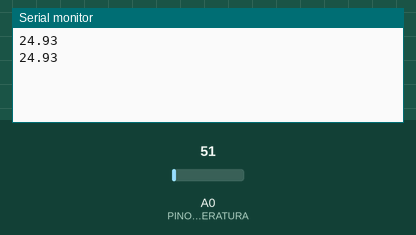
This sketch was run on a simulated Arduino Uno, built with avr-gcc and run on an emulated ATmega328P. Shown: the last lines printed to the serial monitor. The inputs (shaded band) are chosen by the test bench; at power-on: A0 (PINO_SENSOR_TEMPERATURA) = 51.

Above: at 3.8 s.
3.9 s: A0 (PINO_SENSOR_TEMPERATURA) set to 61
At 7.4 s:
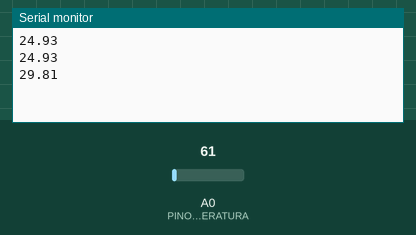
7.8 s: A0 (PINO_SENSOR_TEMPERATURA) set to 71
At 9.8 s:
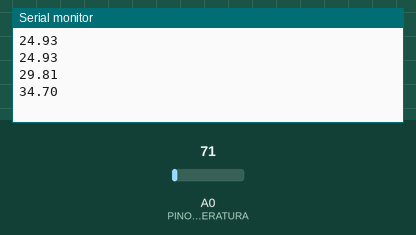
Timing chart, 0 to 11.3 s (numbered marks = the images above; inputs shaded):
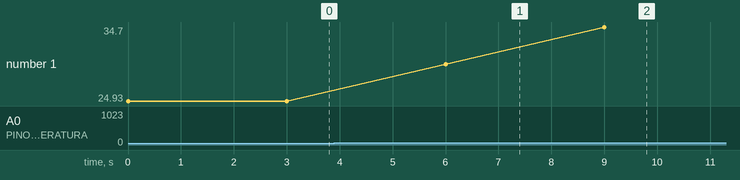

Measured:
- after the input at 3.9 s, the serial monitor: prints a new line after 2.1 s (image 1)
- after the input at 7.8 s, the serial monitor: prints a new line after 1.2 s (image 2)
- plotted number 1: 24.93 → 29.81 after the input at 3.9 s, 29.81 → 34.7 after the input at 7.8 s

The sketch:

sensorTemperatura.ino
```cpp
// Definições dos pinos e variáveis

// Pino da placa Arduino que esta conectado ao sensor LM35
const int PINO_SENSOR_TEMPERATURA = A0;

// Variável para armazenar a temperatura em Celsius
float temperaturaCelsius;

// Função de inicialização
void setup() {
  // Inicializa a comunicação serial a 9600 bps
  Serial.begin(9600);
}

// Função principal de execução contínua
void loop() {

  // Lê o valor analógico do sensor
  int valorLeitura = analogRead(PINO_SENSOR_TEMPERATURA);

  // Converte o valor lido para Celsius
  temperaturaCelsius = ((valorLeitura * 5.0 / 1023.0) / 0.01) ;

  // Exibe a temperatura no gráfico
  Serial.println(temperaturaCelsius);

  // Espera 5 segundos para proxima execução
  delay(3000);
}
```
